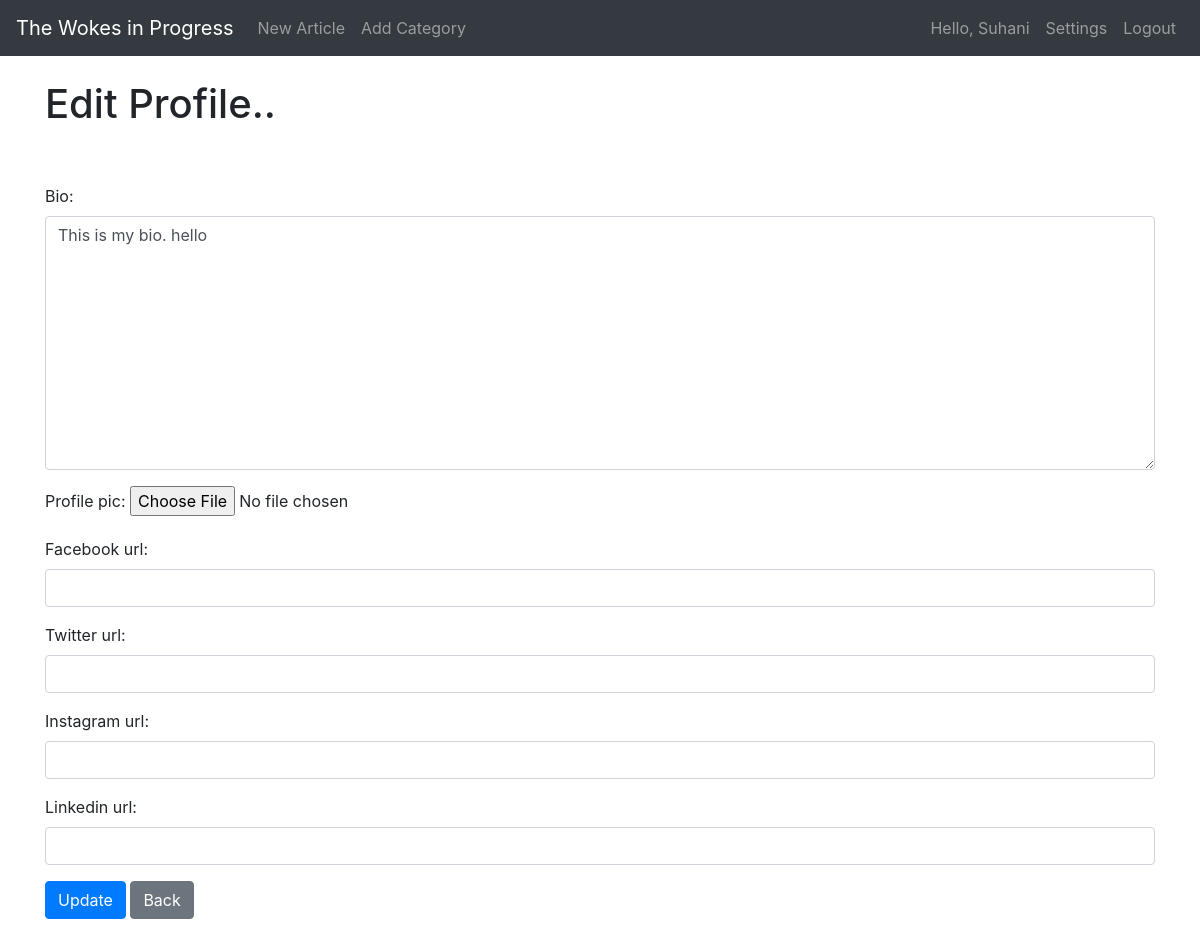
The app's page /my_profile/edit/1 (signed in), older data.
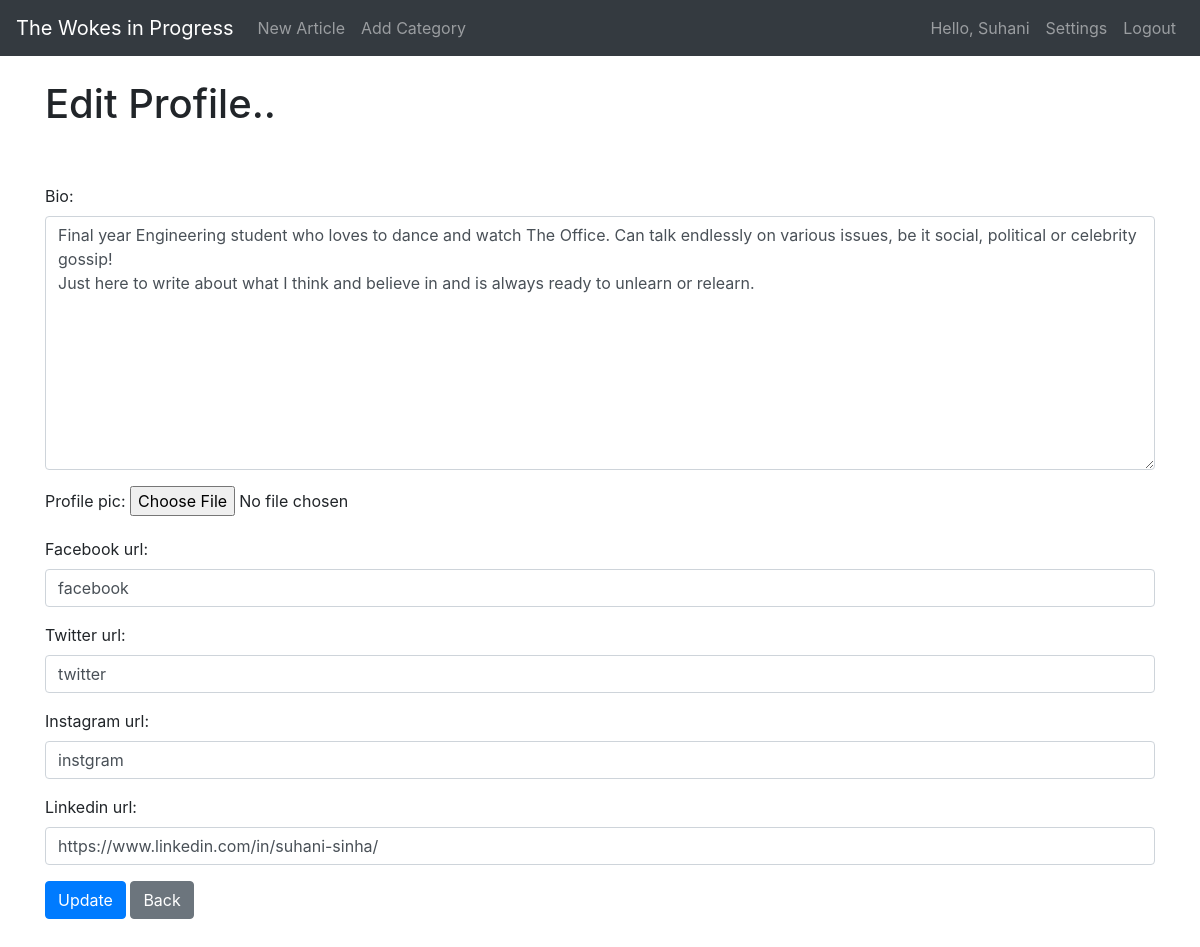
The same page, newer data.
### blog/models.py (models this page shows, shortened)
class Profile(models.Model):
    user = models.OneToOneField(User, null=True, on_delete=models.CASCADE)
    bio = models.TextField(null=True, blank=True, default="This is my bio.")
    profile_pic = models.ImageField(null=True, blank=True, upload_to="images/profile/")
    facebook_url = models.CharField(max_length=255, null=True, blank=True)
    twitter_url = models.CharField(max_length=255, null=True, blank=True)
    instagram_url = models.CharField(max_length=255, null=True, blank=True)
    linkedin_url = models.CharField(max_length=255, null=True, blank=True)

### blog/views.py (the view)
# urls.py: path('my_profile/edit/<int:pk>', EditMyProfileView.as_view(), name='edit-myprofile'),
class EditMyProfileView(UpdateView):
    model = Profile
    form_class = ProfileForm
    template_name = 'edit_myprofile.html'
    success_url = reverse_lazy('my-profile')

### blog/forms.py
class ProfileForm(forms.ModelForm):
    class Meta:
        model = Profile
        fields = ('bio', 'profile_pic', 'facebook_url', 'twitter_url', 'instagram_url', 'linkedin_url')
        widgets = {
            'bio': forms.Textarea(attrs={'class': 'form-control'}),
            'facebook_url': forms.TextInput(attrs={'class': 'form-control'}),
            'twitter_url': forms.TextInput(attrs={'class': 'form-control'}),
            'instagram_url': forms.TextInput(attrs={'class': 'form-control'}),
            'linkedin_url': forms.TextInput(attrs={'class': 'form-control'}),
        }

### blog/templates/edit_myprofile.html (shortened to what this page needs)
{% extends 'base.html'  %}
{% block content %}
{% if user.is_authenticated%}
    {% if user.id == profile.user.id %}
    <h1>Edit Profile..</h1>
    <br><br>
    <div class="form-group">
        <form method="POST" enctype="multipart/form-data">
            {{ form.as_p }}
            <button class="btn btn-primary" >Update</button>
            <a href="{% url 'my-profile' %}" class="btn btn-secondary">Back</a>
        </form>
    </div>
    {% else %}
    <h4>Access Denied.</h4><br><br>
    <a href="{% url 'home' %}" class="btn btn-secondary">Back</a>
    {% endif %}
{% else %}
    <h4>Please <a href="{% url 'login' %}">Login</a> to edit your profile.</h4><br><br>
    <a href="{% url 'home' %}" class="btn btn-secondary">Back</a>
{% endif %}
{% endblock %}

Row changes from the older to the newer data that the page shows:
changed Profile: bio "This is my bio. hello" → "Final year Engineering student who loves to dance and watch The Office. Can talk endlessly on various issues, be it social, political or celebrity gossip! Just here to write about what I think and believe in and is always ready to unlearn or relearn."; facebook_url (not shown) → "facebook"; twitter_url (not shown) → "twitter"; instagram_url (not shown) → "instgram"; linkedin_url (not shown) → "https://www.linkedin.com/in/suhani-sinha/"
